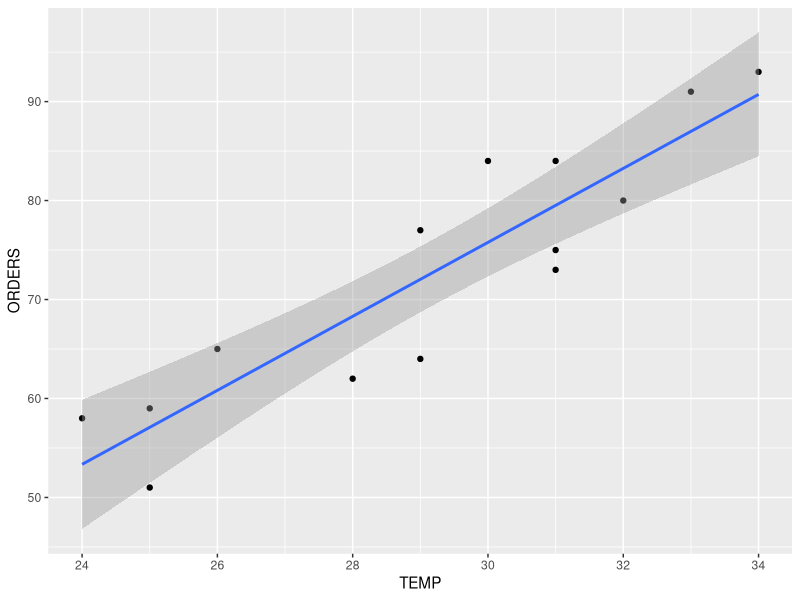
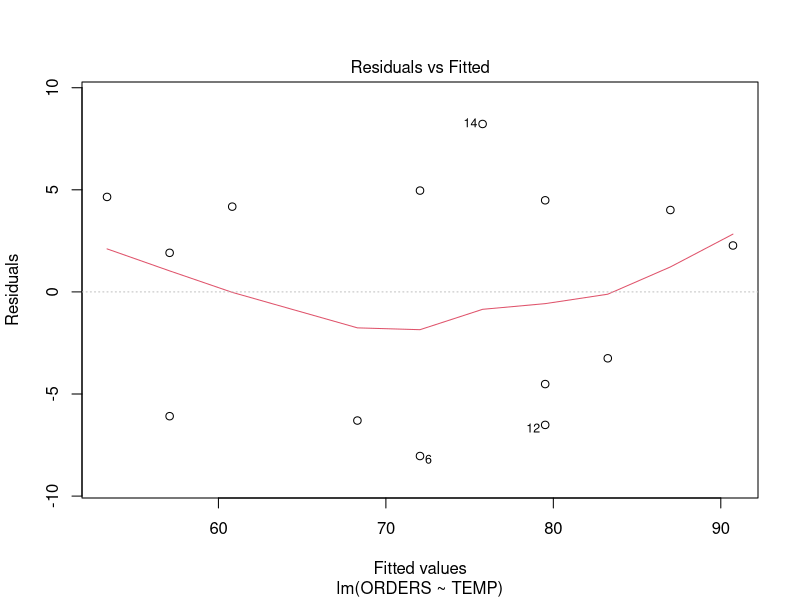
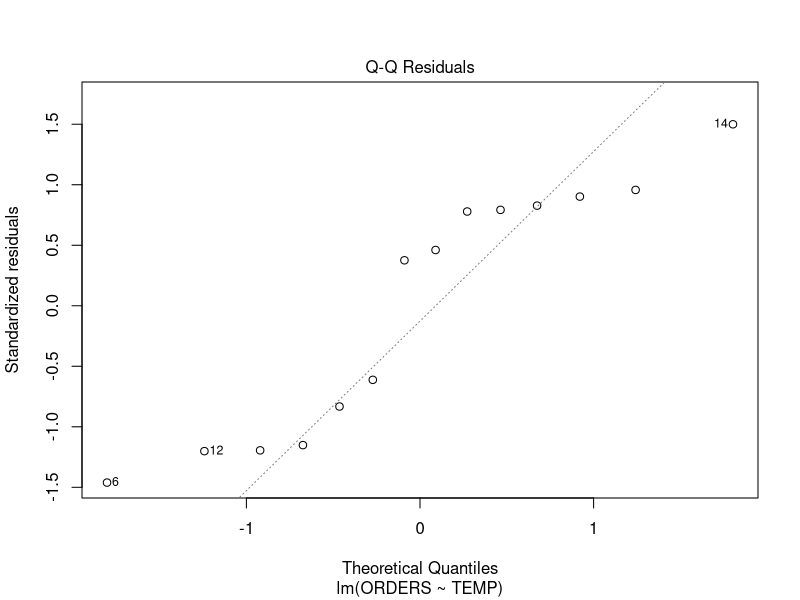
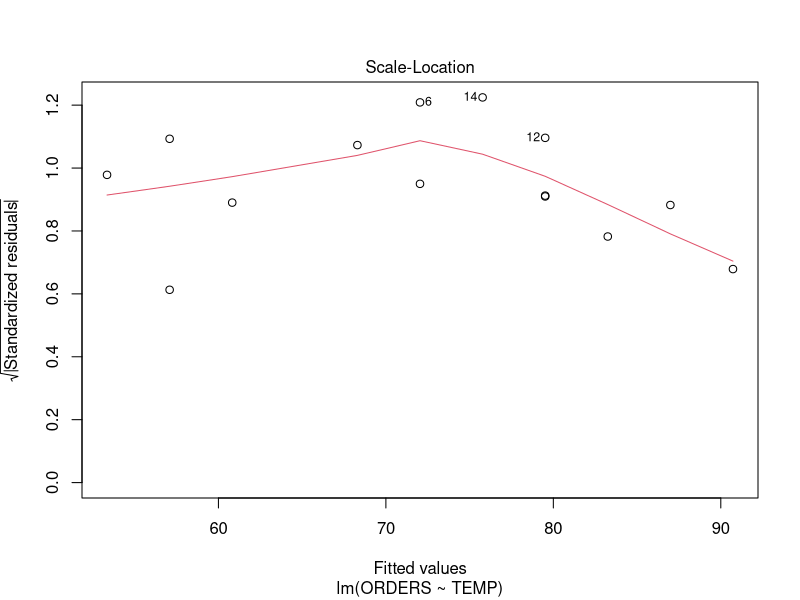
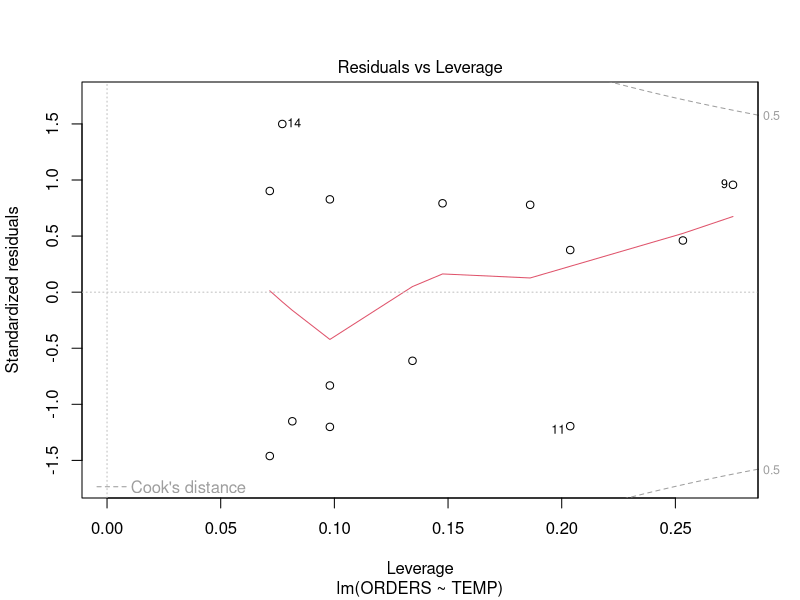

The R script that drew these images, in order:
## ---- chunk 1
library(tidyverse)
library(cowplot)
## ---- chunk 2
data <- read_csv('data.csv')
## ---- chunk 3
data %>% summary()
## ---- chunk 4
data %>%
  ggplot(aes(x=TEMP, y=ORDERS)) +
  geom_point() +
  geom_smooth(method='lm')
## ---- chunk 5
cor(data)
## ---- chunk 6
mod <- lm(ORDERS ~ TEMP, data=data)
summary(mod)
## ---- chunk 7
attributes(mod)
## ---- chunk 8
anova(mod)
## ---- chunk 9
coef(mod)
## ---- chunk 10
confint(mod, level=0.90)
## ---- chunk 11
plot(mod)
## ---- chunk 12
predict(mod, newdata=data.frame(TEMP=31), interval='confidence', level=0.95)
## ---- chunk 13
predict(mod, newdata=data.frame(TEMP=27), interval='prediction', level=0.95)
